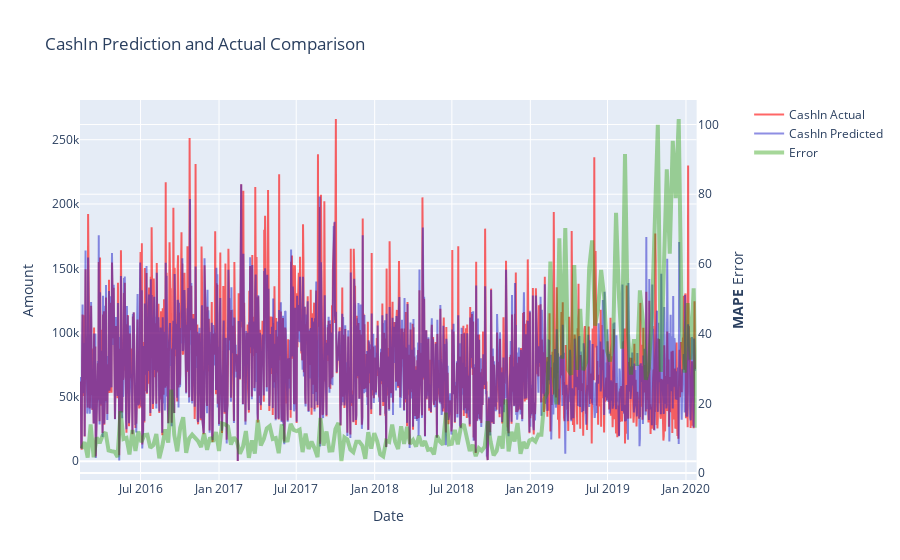

Notebook source saved alongside this figure:
### Code cell
draw_model_error(nn_model, get_input_sets(feature_set[feature_set.columns[2:]]), feature_set[TARGET])

### Figure 1 — Plotly figure (JSON) as saved in the notebook; plotly's stock layout.template omitted (floating-point values rounded to 4 significant figures; data arrays with more than 128 entries replaced by an {"elided": "..."} marker saying what was removed)
{"data": [{"line": {"color": "rgba(255,0,0,0.6)"}, "name": "CashIn Actual", "type": "scatter", "x": {"elided": "1443 str values"}, "xaxis": "x", "y": {"elided": "1443 float values"}, "yaxis": "y"}, {"line": {"color": "rgba(30,30,200,0.5)"}, "name": "CashIn Predicted", "type": "scatter", "x": {"elided": "1443 str values"}, "xaxis": "x", "y": {"elided": "1443 float values"}, "yaxis": "y"}, {"line": {"color": "rgba(34, 155, 0, 0.4)", "width": 4}, "name": "Error", "type": "scatter", "x": {"elided": "207 str values"}, "xaxis": "x", "y": {"elided": "207 float values"}, "yaxis": "y2"}], "layout": {"title": {"text": "CashIn Prediction and Actual Comparison"}, "xaxis": {"anchor": "y", "domain": [0, 0.94], "title": {"text": "Date"}}, "yaxis": {"anchor": "x", "domain": [0, 1], "title": {"text": "Amount"}}, "yaxis2": {"anchor": "x", "overlaying": "y", "side": "right", "title": {"text": "<b>MAPE</b> Error"}}}}
